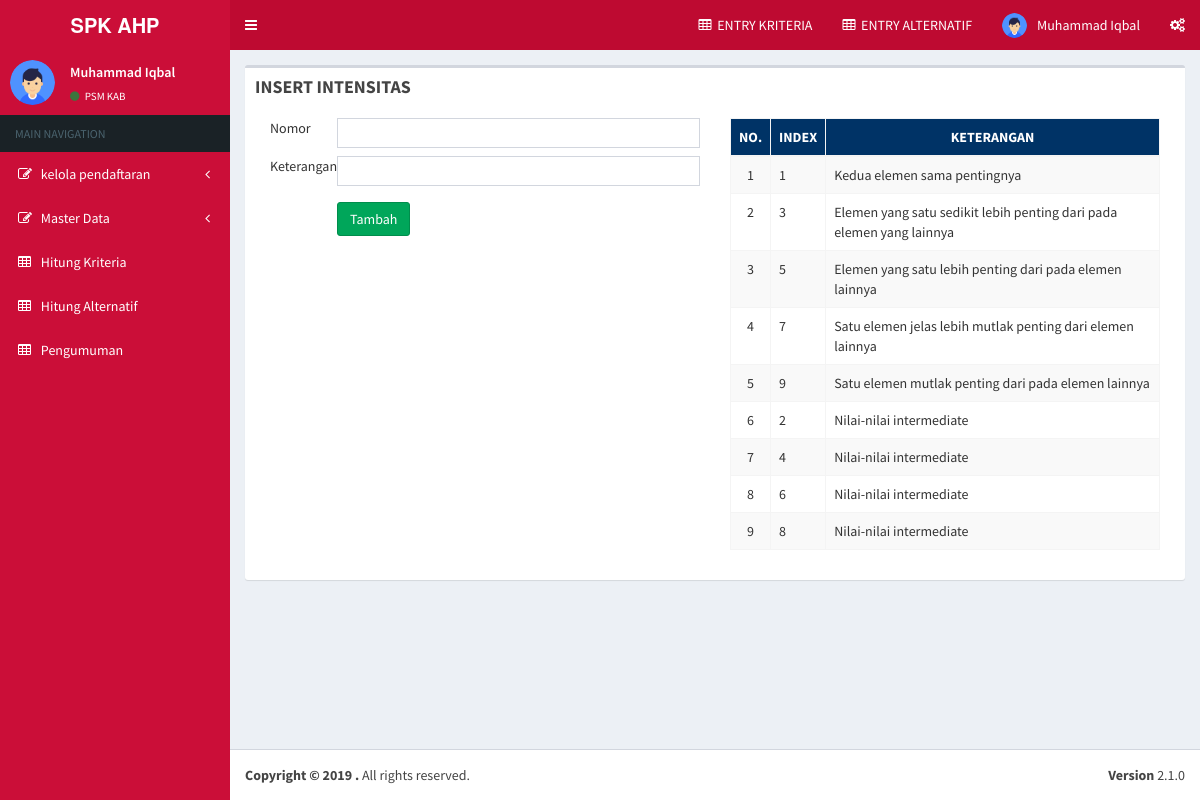
The app's page /dashboard.php?page=insert/intensitas (signed in) with its own data.
### tables this page shows
CREATE TABLE IF NOT EXISTS `tb_users` (
`user_id` int(11) NOT NULL,
  `fullname` varchar(25) NOT NULL,
  `username` varchar(12) NOT NULL,
  `password` varchar(12) NOT NULL
);

CREATE TABLE IF NOT EXISTS `tb_intensitas` (
`id_intensitas` int(11) NOT NULL,
  `no_intensitas` int(11) NOT NULL,
  `keterangan` varchar(255) NOT NULL
);

### Connections/koneksi.php (called while the page is built, shortened)
<?php
if (!function_exists("GetSQLValueString")) {
function GetSQLValueString($theValue, $theType, $theDefinedValue = "", $theNotDefinedValue = "")
{
  $theValue = get_magic_quotes_gpc() ? stripslashes($theValue) : $theValue;
  $theValue = function_exists("mysql_real_escape_string") ? mysql_real_escape_string($theValue) : mysql_escape_string($theValue);
  switch ($theType) {
    case "text":
      $theValue = ($theValue != "") ? "'" . $theValue . "'" : "NULL";
      break;
  }
  return $theValue;
}
}
?>

### insert/intensitas.php (the view, shortened to what this page needs)
<?php
$editFormAction = $_SERVER['PHP_SELF'];
if (isset($_SERVER['QUERY_STRING'])) {
  $editFormAction .= "?" . htmlentities($_SERVER['QUERY_STRING']);
}
$query_rs_intensitas = "SELECT * FROM tb_intensitas";
$rs_intensitas = mysql_query($query_rs_intensitas, $koneksi) or die(mysql_error());
$row_rs_intensitas = mysql_fetch_assoc($rs_intensitas);
?>
</head>
<body>
<div class="col-md-6">
<form action="<?php echo $editFormAction; ?>" method="post" name="form1" id="form1">
  <table width="100%" height="118">
    <tr valign="baseline">
      <td width="14%" align="left" valign="top" nowrap="nowrap">Nomor</td>
      <td width="86%"><input type="text" name="no_intensitas" class="form-control input-sm" value="" size="32" /></td>
    </tr>
    <tr valign="baseline">
      <td align="left" valign="top" nowrap="nowrap">Keterangan</td>
      <td><input type="text" name="keterangan" value="" class="form-control input-sm" size="32" /></td>
    </tr>
    <tr valign="baseline">
      <td align="left" valign="top" nowrap="nowrap">&nbsp;</td>
      <td valign="bottom"><input type="submit" value="Tambah" class="btn btn-success" /></td>
    </tr>
  </table>
</form>
</div>
<div class="col-md-6">
<table class="table table-striped table-hover table-bordered">
<thead>
  <tr align="center" valign="middle" bgcolor="#003366">
    <th><div align="center" class="style1">NO.</div></th>
    <th><div align="center" class="style1">INDEX</div></th>
    <th><div align="center" class="style1">KETERANGAN</div></th>
  </tr>
  </thead>
  <?php $no = 1; do { ?>
    <tr>
      <td align="center"><?php echo $no++; ?></td>
      <td><?php echo $row_rs_intensitas['no_intensitas']; ?></td>
      <td><?php echo $row_rs_intensitas['keterangan']; ?></td>
    </tr>
    <?php } while ($row_rs_intensitas = mysql_fetch_assoc($rs_intensitas)); ?>
</table>
</div>
</body>
</html>

### menu/nav.php (shortened to what this page needs)
    <a href="?page=home" class="logo">
      <span class="logo-lg"><b>SPK AHP</b></span>
    </a>
<nav class="navbar navbar-static-top">
      <a href="#" class="sidebar-toggle" data-toggle="push-menu" role="button">
      </a>
      <div class="navbar-custom-menu">
        <ul class="nav navbar-nav">
          <li class="dropdown notifications-menu">
            <a href="?page=insert/kriteria"><i class="fa fa-table"></i>&nbsp; <span class="blink_me">ENTRY KRITERIA </span>  </a>
          </li>
          <li class="dropdown messages-menu">
           <a href="?page=insert/alternatif"><i class="fa fa-table"></i>&nbsp; <span class="blink_me">ENTRY ALTERNATIF </span>  </a>
          </li>
          <li class="dropdown user user-menu">
            <a href="#" class="dropdown-toggle" data-toggle="dropdown">
            	<img src="assets/dist/img/logo.png" class="user-image" alt="User Image">
 				<span class="hidden-xs"> <?= $row_rs_users['fullname']; ?></span>
            </a>
          </li>
          <li>
            <a href="#" data-toggle="control-sidebar"><i class="fa fa-gears"></i></a>
          </li>
        </ul>
      </div>
    </nav>
 </header>

### menu/side.php (shortened to what this page needs)
<aside class="main-sidebar">
 <section class="sidebar">
      <div class="user-panel">
        <div class="pull-left image">
          <img src="assets/dist/img/logo.png" class="img-circle" alt="User Image">
        </div>
        <div class="pull-left info">
          <p><?= $row_rs_users['fullname']; ?></p>
          <a href="?page=config/kode&id=1"><i class="fa fa-circle text-success"></i> PSM KAB</a>
        </div>
      </div>
      <ul class="sidebar-menu" data-widget="tree">
        <li class="header">MAIN NAVIGATION</li>
        <li class="treeview">
          <a href="#">
            <i class="fa fa-edit"></i> <span>kelola pendaftaran</span>
            <span class="pull-right-container">
              <i class="fa fa-angle-left pull-right"></i>            </span>          </a>
        </li>
        <li class="treeview">
          <a href="#">
            <i class="fa fa-edit"></i> <span>Master Data</span>
            <span class="pull-right-container">
              <i class="fa fa-angle-left pull-right"></i>            </span>          </a>
        </li>
        <li><a href="?page=kriteria"><i class="fa fa-table"></i> <span>Hitung Kriteria</span></a> </li>
        <li><a href="?page=hitung_alternatif"><i class="fa fa-table"></i> <span>Hitung Alternatif</span></a> </li>
        <li><a href="?page=insert/pengumuman"><i class="fa fa-table"></i> <span>Pengumuman</span></a> </li>
      </ul>
    </section>
</aside>

### records on screen
tb_users: fullname "Muhammad Iqbal"
tb_intensitas: no_intensitas "1", keterangan "Kedua elemen sama pentingnya"
tb_intensitas: no_intensitas "3", keterangan "Elemen yang satu sedikit lebih penting dari pada elemen yang lainnya"
tb_intensitas: no_intensitas "5", keterangan "Elemen yang satu lebih penting dari pada elemen lainnya"
tb_intensitas: no_intensitas "7", keterangan "Satu elemen jelas lebih mutlak penting dari elemen lainnya"
tb_intensitas: no_intensitas "9", keterangan "Satu elemen mutlak penting dari pada elemen lainnya"
tb_intensitas: no_intensitas "2", keterangan "Nilai-nilai intermediate"
tb_intensitas: no_intensitas "4", keterangan "Nilai-nilai intermediate"
tb_intensitas: no_intensitas "6", keterangan "Nilai-nilai intermediate"
tb_intensitas: no_intensitas "8", keterangan "Nilai-nilai intermediate"

### other values on screen
$title "INSERT INTENSITAS"
